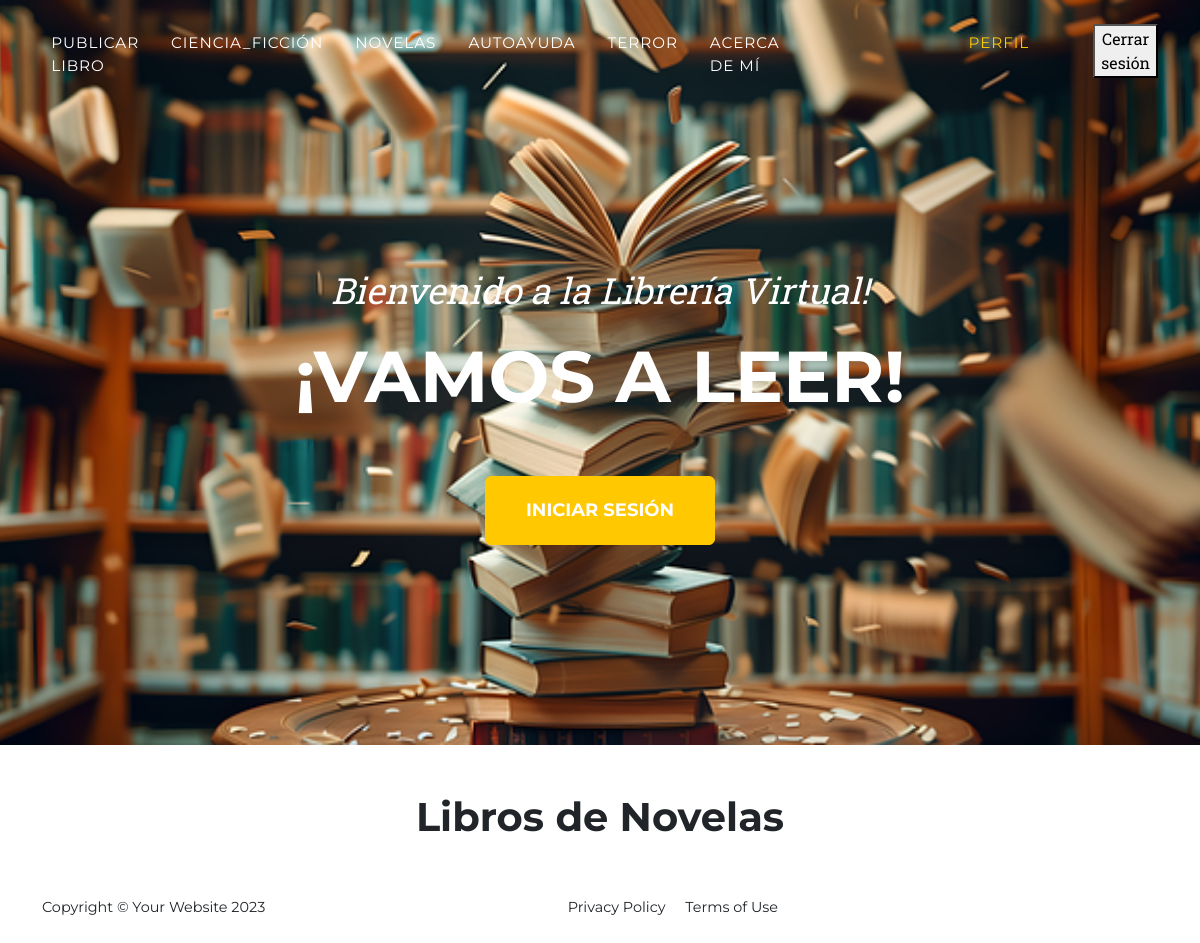
The page /listanovelas/ (signed in) on the database as committed earlier.
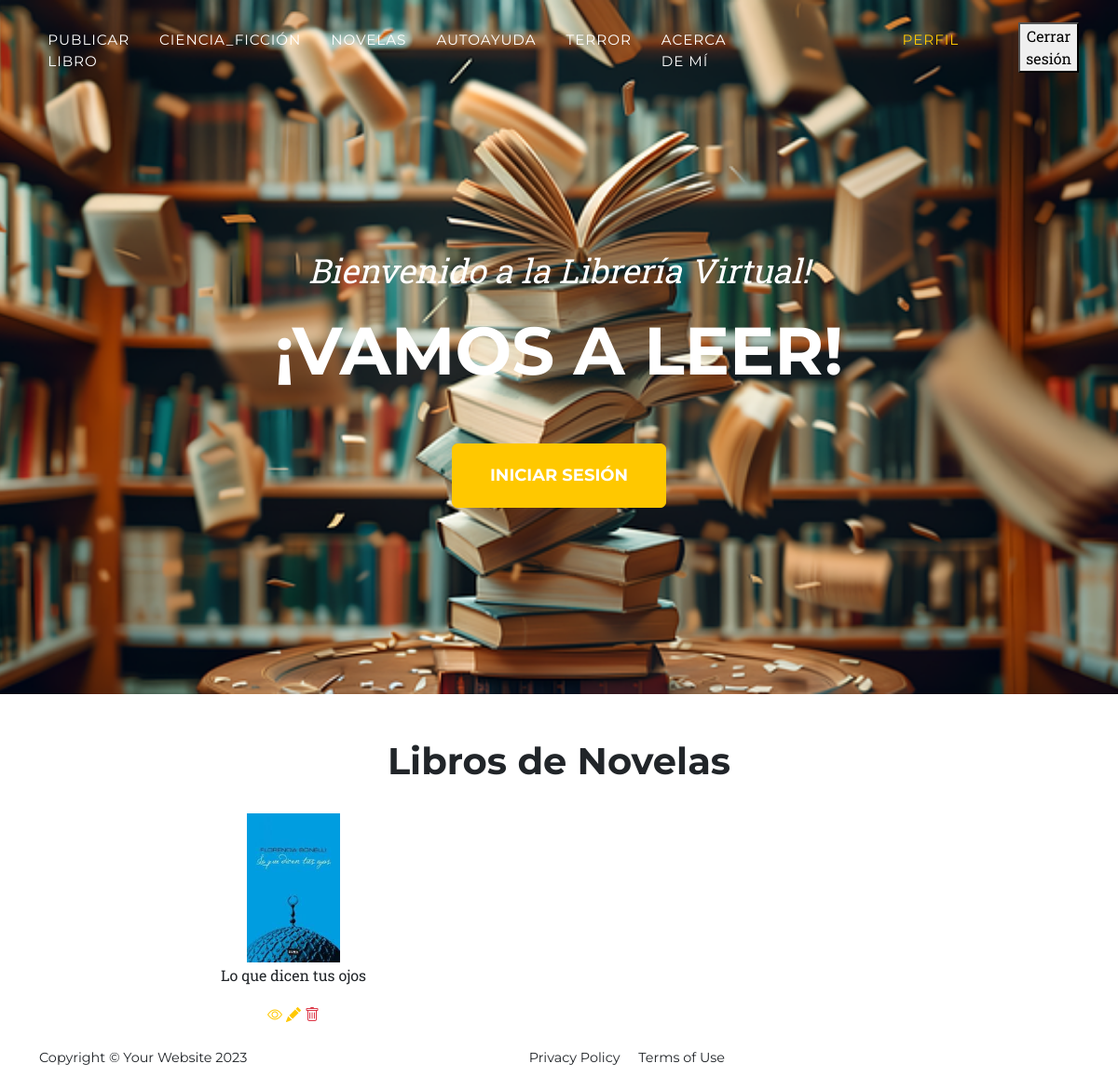
The same page on the database as committed later.
### AppLibros/models.py (models this page shows, shortened)
class Libro(models.Model):
    libroSeleccion = (
    ('ciencia_ficción','Ciencia_Ficción'),
    ('novelas', 'Novelas'),
    ('autoayuda','Autoayuda'),
    ('terror','Terror'),
    ('otro','Otro'),
    )
    usuario = models.ForeignKey(User, on_delete=models.CASCADE, null=True, blank=True)
    titulo = models.CharField(max_length=200)
    libro = models.CharField(max_length=15, choices=libroSeleccion, default='autoayuda')
    escritor = models.CharField(max_length=40)
    editorial = models.CharField(max_length=40)
    descripcion = models.TextField(null=True, blank=True)
    cantidad_de_paginas= models.IntegerField()
    year = models.IntegerField()
    precio = models.DecimalField(max_digits=10, decimal_places=2)
    fechaPublicacion = models.DateTimeField(auto_now_add=True)
    telefonoContacto = models.IntegerField()
    emailContacto = models.EmailField()
    imagenLibro = models.ImageField(null=True, blank=True, upload_to="imagenes/")
    class Meta:
        ordering = ['usuario', '-fechaPublicacion']

### AppLibros/views.py (the view)
# urls.py: path('listanovelas/', NovelasLista.as_view(), name='novelas'),
class NovelasLista(LoginRequiredMixin, ListView):
    model = Libro
    context_object_name = 'novelas'
    template_name = 'listanovelas.html'
    login_url = '/login/'
    def get_queryset(self):
        return Libro.objects.filter(libro='novelas') # Filtramos los libros de Ciencia Ficción

### AppLibros/templates/listanovelas.html
{% extends 'home.html' %}
{% block main %}
<br><br>
<div class="container text-center">
    <h1>Libros de Novelas</h1>
</div>
<br>
<div class="container text-center">
    <div class="row">
            {% for libro in novelas %}
            <div class="col-sm-6 align-items-center">
                <div class="card-body">
                {% if libro.imagenLibro %}
                <img src="{{libro.imagenLibro.url}}" class="" width="100px">
                {% endif %}
                <p>{{ libro.titulo }}</p>
                <a href="{% url 'novelas_detalle' libro.id %}"><i class="bi bi-eye"></i></a>
                {% if user.id == libro.usuario.id %}
                <a href="{% url 'novelas_editar' libro.id %}"><i class="bi bi-pencil-fill"></i></a>
                <a href="{% url 'novelas_eliminar' libro.id %}"><i class="bi bi-trash text-danger"></i></a>
                {% endif %}
                </div>
            </div>
            {% endfor %}
    </div>
</div>
{% endblock main %}

### AppLibros/templates/home.html (shortened to what this page needs)
{% load static %}
<!DOCTYPE html>
<html lang="en">
    <head>
        <link href="css/styles.css" rel="stylesheet" />
        <link href="{% static 'AppLibros/css/styles.css' %}" rel="stylesheet" />
        <link href="https://cdn.jsdelivr.net/npm/bootstrap-icons/font/bootstrap-icons.css" rel="stylesheet">
    </head>
        <nav class="navbar navbar-expand-lg navbar-dark fixed-top" id="mainNav">
            <div class="container">
                <div class="collapse navbar-collapse" id="navbarResponsive">
                    <ul class="navbar-nav text-uppercase ms-auto py-4 py-lg-0">
                        <li class="nav-item"><a class="nav-link" href="{% url 'Publicar' %}">Publicar Libro</a></li>
                        <li class="nav-item"><a class="nav-link" href="{% url 'Ciencia_ficción' %}">Ciencia_Ficción</a></li>
                        <li class="nav-item"><a class="nav-link" href="{% url 'novelas' %}">Novelas</a></li>
                        <li class="nav-item"><a class="nav-link" href="{% url 'autoayuda' %}">Autoayuda</a></li>
                        <li class="nav-item"><a class="nav-link" href="{% url 'terror' %}">Terror</a></li>
                        <li class="nav-item"><a class="nav-link" href="{% url 'aboutME' %}">Acerca de mí</a></li>
                        <div class="container"></div>
                        {% if request.user.is_authenticated %}
                        <div class="container">
                        <li class="nav-item">
                          <a class="nav-link" href="{% url 'editar_perfil' %}"><span class="text-primary">Perfil</span></a>
                        </li>
                        </div>
                        <li>
                            <form method="POST" action="{% url 'logout' %}">
                                <button type="submit">Cerrar sesión</button>
                            </form>
                        </li>
                        </div>
                        {% else %}
                        <div class="container">
                        <li class="nav-item">
                          <a class="nav-link" href="{% url 'registro' %}"><span class="text-primary">Registrarse</span></a>
                        </li>
                        </div>
                      {% endif %}
                </div>
        </nav>
        <header class="masthead">
            <div class="container">
                <div class="masthead-subheading">Bienvenido a la Librería Virtual!</div>
                <div class="masthead-heading text-uppercase">¡Vamos a leer!</div>
                <a class="btn btn-primary btn-xl text-uppercase" href="{% url 'login' %}">Iniciar Sesión</a>
            </div>
        </header>
        {% block main %}{% endblock main %}
        <footer class="footer py-4">
            <div class="container">
                <div class="row align-items-center">
                    <div class="col-lg-4 text-lg-start">Copyright &copy; Your Website 2023</div>
                    <div class="col-lg-4 text-lg-end">
                        <a class="link-dark text-decoration-none me-3" href="#!">Privacy Policy</a>
                        <a class="link-dark text-decoration-none" href="#!">Terms of Use</a>
                    </div>
                </div>
            </div>
        </footer>

Rows that differ between the two databases and show on the page:
added Libro: imagenLibro (picture), titulo "Lo que dicen tus ojos"
